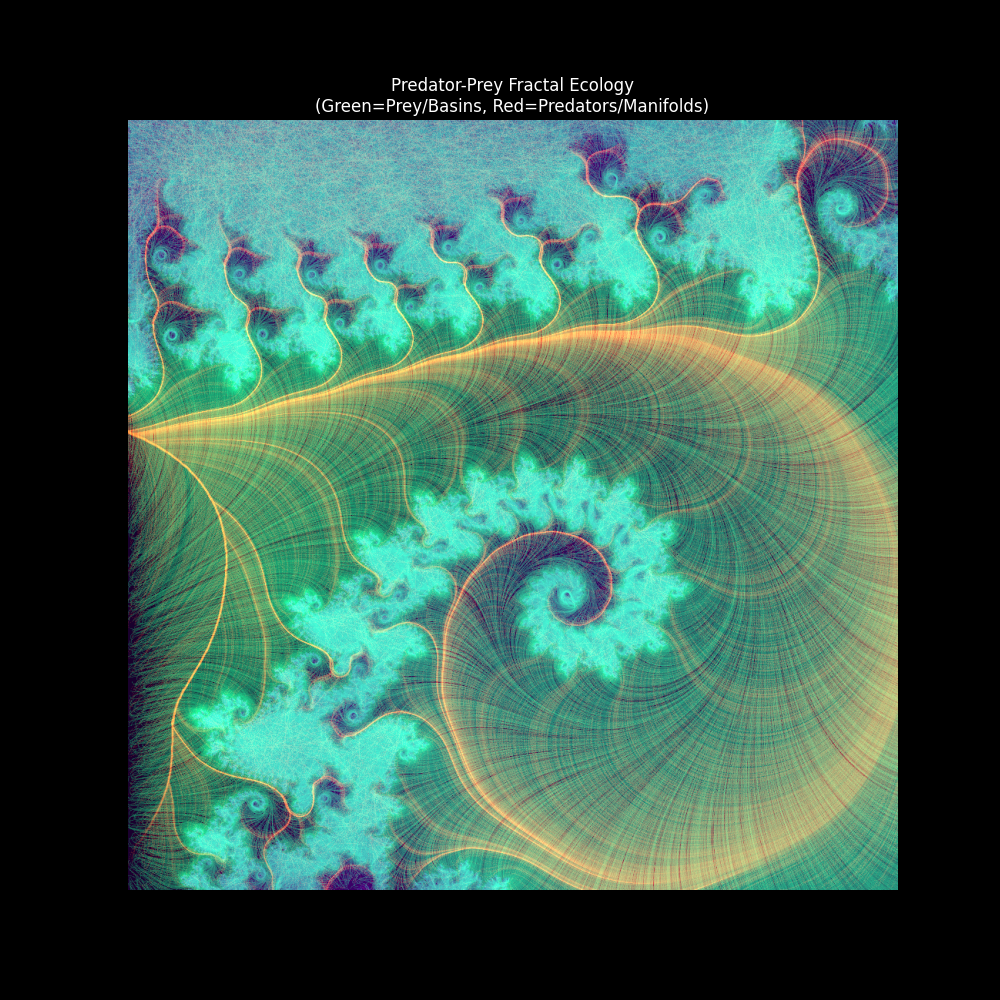

Generate this figure with Python:
import numpy as np
import matplotlib.pyplot as plt

def predator_prey_fractal(resolution=(1000, 1000), n_prey=60000, n_predators=20000, steps=250):
    print("Initializing Ecosystem...")
    H, W = resolution
    
    # 1. Generate the Environment (The "Terrain")
    # Seahorse Valley - A rich environment with both deep bulbs and sharp cliffs
    center = -0.743643 + 0.131825j
    width = 0.005
    
    y, x = np.ogrid[center.imag - width/2 : center.imag + width/2 : H * 1j,
                    center.real - width/2 : center.real + width/2 : W * 1j]
    c_grid = x + 1j*y
    
    print("  Mapping Potential & Gradient Fields...")
    max_iter = 100
    z = np.zeros_like(c_grid)
    potential = np.zeros(c_grid.shape, dtype=float)
    mask = np.full(c_grid.shape, True, dtype=bool)
    
    # Standard smooth iteration count
    for i in range(max_iter):
        if not np.any(mask): break
        z[mask] = z[mask]**2 + c_grid[mask]
        diverged = np.abs(z) > 100
        newly_div = mask & diverged
        if np.any(newly_div):
            smooth = i + 1 - np.log2(np.log(np.abs(z[newly_div])))
            potential[newly_div] = smooth
            mask[newly_div] = False
            
    # Interior points get max potential
    potential[mask] = max_iter
    
    # Calculate Gradient (Slope) - used for navigation
    grad_y, grad_x = np.gradient(potential)
    
    # Normalize Gradient (Direction only)
    grad_mag = np.sqrt(grad_x**2 + grad_y**2)
    grad_mag[grad_mag == 0] = 1e-9 # Safe divide
    
    dir_x = grad_x / grad_mag
    dir_y = grad_y / grad_mag
    
    # "Cliff Map" - Identifies the sharp boundaries (High Gradient Magnitude)
    # Predators love this.
    cliff_intensity = grad_mag / np.max(grad_mag)
    
    # --- 2. Initialize Agents ---
    print(f"  Releasing {n_prey} Prey and {n_predators} Predators...")
    
    # Random start positions
    prey_x = np.random.uniform(0, W, n_prey)
    prey_y = np.random.uniform(0, H, n_prey)
    pred_x = np.random.uniform(0, W, n_predators)
    pred_y = np.random.uniform(0, H, n_predators)
    
    # Velocities
    prey_vx = np.random.randn(n_prey) * 0.5
    prey_vy = np.random.randn(n_prey) * 0.5
    pred_vx = np.random.randn(n_predators) * 0.5
    pred_vy = np.random.randn(n_predators) * 0.5
    
    # Trail Maps (Accumulators)
    trail_prey = np.zeros((H, W))
    trail_pred = np.zeros((H, W))
    
    # Physics Settings
    prey_speed = 1.0
    pred_speed = 1.8 # Predators are faster
    
    # Simulation Loop
    print("  Simulating Survival Dynamics...")
    
    for step in range(steps):
        # --- PREY LOGIC ---
        # 1. Sample Environment
        ix = np.clip(prey_x.astype(int), 0, W-1)
        iy = np.clip(prey_y.astype(int), 0, H-1)
        
        # 2. Force: Climb the Potential (Seek Safety/Interior)
        # They want to move UP the gradient (+dir_x, +dir_y)
        fx = dir_x[iy, ix] * 0.2
        fy = dir_y[iy, ix] * 0.2
        
        # 3. Force: Flow Tangent (Surf the lines)
        # Cross product of gradient (-dir_y, dir_x)
        # This makes them orbit rather than just fall in
        fx += -dir_y[iy, ix] * 0.1
        fy += dir_x[iy, ix] * 0.1
        
        # 4. Update Prey
        prey_vx = prey_vx * 0.9 + fx # Inertia + Force
        prey_vy = prey_vy * 0.9 + fy
        
        # Normalize speed
        v_norm = np.sqrt(prey_vx**2 + prey_vy**2)
        v_norm[v_norm==0] = 1
        prey_vx = (prey_vx / v_norm) * prey_speed
        prey_vy = (prey_vy / v_norm) * prey_speed
        
        prey_x += prey_vx
        prey_y += prey_vy
        
        # --- PREDATOR LOGIC ---
        # 1. Sample Environment
        pix = np.clip(pred_x.astype(int), 0, W-1)
        piy = np.clip(pred_y.astype(int), 0, H-1)
        
        # 2. Force: Seek the Cliffs (High Gradient Magnitude)
        # They are attracted to where 'cliff_intensity' is high
        # We can simulate this by making them surf the Iso-lines (Tangent)
        # but biased towards the "Edge Zone" (Potential ~ 20-30)
        
        curr_pot = potential[piy, pix]
        
        # Target Potential: The Chaotic Edge is usually around iter 20-40 in smooth count
        target = 30.0
        diff = target - curr_pot
        
        # Steer towards target potential
        # If diff > 0 (too far out), go up gradient
        # If diff < 0 (too deep in), go down gradient
        pfx = dir_x[piy, pix] * np.sign(diff) * 0.3
        pfy = dir_y[piy, pix] * np.sign(diff) * 0.3
        
        # Add strong circulation (Patrolling)
        pfx += -dir_y[piy, pix] * 0.5
        pfy += dir_x[piy, pix] * 0.5
        
        # 3. Update Predators
        pred_vx = pred_vx * 0.92 + pfx
        pred_vy = pred_vy * 0.92 + pfy
        
        # Normalize Speed
        pv_norm = np.sqrt(pred_vx**2 + pred_vy**2)
        pv_norm[pv_norm==0] = 1
        pred_vx = (pred_vx / pv_norm) * pred_speed
        pred_vy = (pred_vy / pv_norm) * pred_speed
        
        pred_x += pred_vx
        pred_y += pred_vy
        
        # --- Record Trails ---
        # Only record if in bounds
        valid_prey = (prey_x >= 0) & (prey_x < W) & (prey_y >= 0) & (prey_y < H)
        valid_pred = (pred_x >= 0) & (pred_x < W) & (pred_y >= 0) & (pred_y < H)
        
        np.add.at(trail_prey, (prey_y[valid_prey].astype(int), prey_x[valid_prey].astype(int)), 1)
        np.add.at(trail_pred, (pred_y[valid_pred].astype(int), pred_x[valid_pred].astype(int)), 1)

    print("  Rendering Habitat Map...")
    
    # Log scale for trails
    img_prey = np.log(trail_prey + 1)
    img_prey /= np.max(img_prey)
    
    img_pred = np.log(trail_pred + 1)
    img_pred /= np.max(img_pred)
    
    # Background: Structure of the Fractal (Dim Gray)
    structure = potential / max_iter
    
    # Composition
    # Red Channel = Predators (Chaos Hunters)
    # Green Channel = Prey (Stability Seekers)
    # Blue Channel = Structure/Water
    
    final_img = np.zeros((H, W, 3))
    
    # Predators are Hot Orange/Red
    final_img[:,:,0] = img_pred * 1.5 + structure * 0.2
    final_img[:,:,1] = img_prey * 1.2 + img_pred * 0.4 # Yellow overlap
    final_img[:,:,2] = img_prey * 0.5 + structure * 0.4
    
    # Enhance contrast
    final_img = np.clip(np.power(final_img, 0.8), 0, 1)
    
    fig, ax = plt.subplots(figsize=(10, 10), facecolor='black')
    ax.imshow(final_img, origin='lower')
    ax.axis('off')
    plt.title("Predator-Prey Fractal Ecology\n(Green=Prey/Basins, Red=Predators/Manifolds)", color='white')
    plt.savefig("predator_prey_fractal.png", facecolor='black')
    print("[+] Analysis saved: predator_prey_fractal.png")     
    plt.show()

predator_prey_fractal()